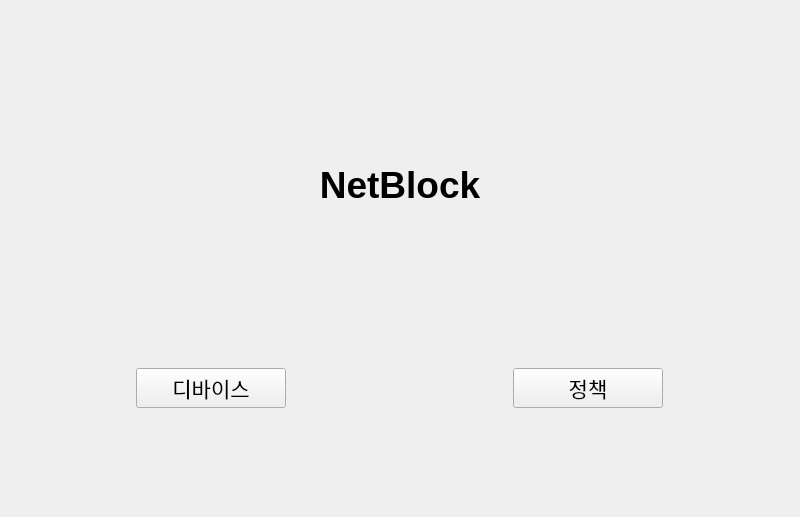
<?xml version="1.0" encoding="UTF-8"?>
<ui version="4.0">
 <class>MainWindow</class>
 <widget class="QMainWindow" name="MainWindow">
  <property name="geometry">
   <rect>
    <x>0</x>
    <y>0</y>
    <width>800</width>
    <height>517</height>
   </rect>
  </property>
  <property name="windowTitle">
   <string>MainWindow</string>
  </property>
  <widget class="QWidget" name="widget">
   <layout class="QVBoxLayout" name="verticalLayout">
    <item alignment="Qt::AlignVCenter">
     <widget class="QLabel" name="label">
      <property name="minimumSize">
       <size>
        <width>0</width>
        <height>200</height>
       </size>
      </property>
      <property name="font">
       <font>
        <family>Arial</family>
        <pointsize>28</pointsize>
        <weight>75</weight>
        <bold>true</bold>
       </font>
      </property>
      <property name="text">
       <string>NetBlock</string>
      </property>
      <property name="alignment">
       <set>Qt::AlignCenter</set>
      </property>
     </widget>
    </item>
    <item>
     <layout class="QHBoxLayout" name="horizontalLayout">
      <property name="spacing">
       <number>200</number>
      </property>
      <property name="sizeConstraint">
       <enum>QLayout::SetDefaultConstraint</enum>
      </property>
      <property name="leftMargin">
       <number>100</number>
      </property>
      <property name="rightMargin">
       <number>100</number>
      </property>
      <property name="bottomMargin">
       <number>100</number>
      </property>
      <item>
       <widget class="QPushButton" name="deviceBtn">
        <property name="minimumSize">
         <size>
          <width>150</width>
          <height>0</height>
         </size>
        </property>
        <property name="maximumSize">
         <size>
          <width>150</width>
          <height>16777215</height>
         </size>
        </property>
        <property name="font">
         <font>
          <family>Arial</family>
          <pointsize>16</pointsize>
         </font>
        </property>
        <property name="text">
         <string>디바이스</string>
        </property>
       </widget>
      </item>
      <item>
       <widget class="QPushButton" name="ruleBtn">
        <property name="minimumSize">
         <size>
          <width>150</width>
          <height>0</height>
         </size>
        </property>
        <property name="maximumSize">
         <size>
          <width>150</width>
          <height>16777215</height>
         </size>
        </property>
        <property name="sizeIncrement">
         <size>
          <width>0</width>
          <height>0</height>
         </size>
        </property>
        <property name="baseSize">
         <size>
          <width>0</width>
          <height>0</height>
         </size>
        </property>
        <property name="font">
         <font>
          <family>Arial</family>
          <pointsize>16</pointsize>
         </font>
        </property>
        <property name="text">
         <string>정책</string>
        </property>
        <property name="iconSize">
         <size>
          <width>20</width>
          <height>20</height>
         </size>
        </property>
        <property name="flat">
         <bool>false</bool>
        </property>
       </widget>
      </item>
     </layout>
    </item>
   </layout>
  </widget>
  <widget class="QMenuBar" name="menubar">
   <property name="geometry">
    <rect>
     <x>0</x>
     <y>0</y>
     <width>800</width>
     <height>25</height>
    </rect>
   </property>
  </widget>
 </widget>
 <resources/>
 <connections/>
</ui>
